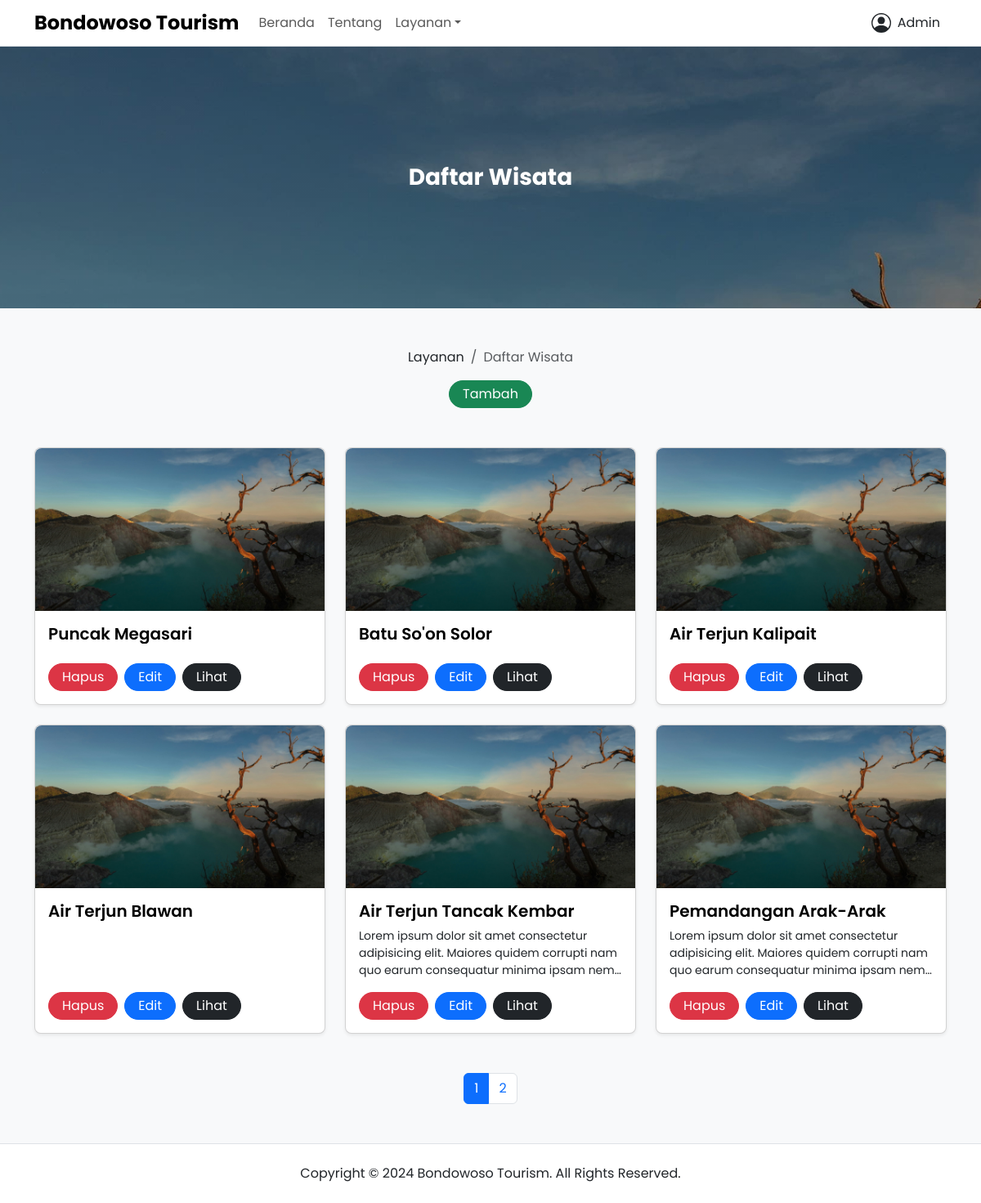
Before: /layanan/daftar-wisata (signed in) with the older database file.
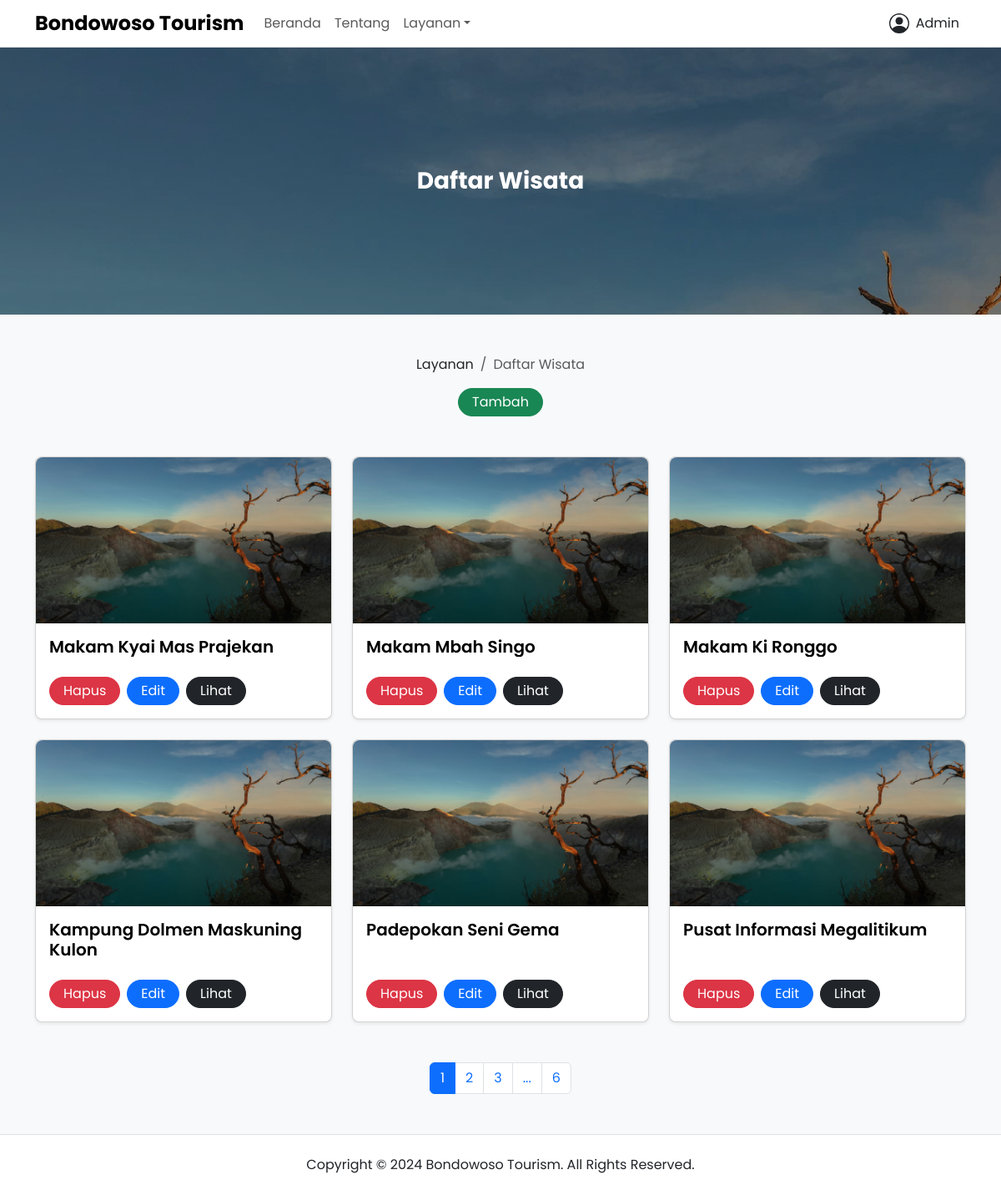
After: the same page with the newer database file.
### app/models.py (models this page shows, shortened)
class TourList(db.Model):
  __tablename__ = "tour_list"
  id = db.Column(db.Integer, primary_key=True)
  name = db.Column(db.String(128), nullable=False)
  ticket = db.Column(db.Integer, nullable=False)
  facility = db.Column(db.Integer, nullable=False)
  infrastructure = db.Column(db.Integer, nullable=False)
  transportation_access = db.Column(db.Integer, nullable=False)
  description = db.Column(db.Text, nullable=True)
  image = db.Column(db.String(20), nullable=False, default="default.jpg")
  posted_date = db.Column(db.DateTime, nullable=False, default=datetime.now)
  updated_date = db.Column(db.DateTime, onupdate=datetime.now, default=datetime.now)
  user_id = db.Column(db.Integer, db.ForeignKey("user.id"), nullable=False)
  tour_type_id = db.Column(db.Integer, db.ForeignKey("tour_type.id"), nullable=False)
  tour_type = db.relationship("TourType", back_populates="tour_list")
  distances = db.relationship("TourDistance", backref="tour_list", lazy=True) # relationship to distances

### app/views/public.py (the view)
@public_app.route("/layanan/daftar-wisata", methods=["GET", "POST"])
@login_required
def tour_list():
  page = request.args.get("page", 1, type=int)
  datas = TourList.query.order_by(TourList.posted_date.desc()).paginate(page=page, per_page=6)
  return render_template("public/services/tour_list/tour-list.html", title="Daftar Wisata - Bondowoso Tourism", datas=datas)

### app/models.py (called while the page is built)
@login_manager.user_loader
def load_user(user_id):
  return User.query.get(int(user_id))

### app/templates/public/services/tour_list/tour-list.html (shortened to what this page needs)
{% extends 'components/public/base.html' %} {% set active_page = 'tour_list' %} {% block content %}
<div class="banner d-flex bg-hero h-20rem">
  <div class="container my-auto">
    <div class="row justify-content-center align-items-center">
      <div class="col-lg-10">
        <div class="text-white text-center">
          <h2 class="fw-bold fs-3 title-clamp-2 mb-0">Daftar Wisata</h2>
        </div>
      </div>
    </div>
  </div>
</div>
<div class="page-wrapper bg-body-tertiary">
  <div class="container">
    <div class="row justify-content-center align-items-center pt-5">
      <div class="col-lg-10">
        <div class="d-flex flex-column row-gap-3">
          <nav aria-label="breadcrumb">
            <ol class="breadcrumb justify-content-center align-items-center mb-0">
              <li class="breadcrumb-item"><a class="link-dark link-offset-2 link-underline-opacity-0 link-underline-opacity-100-hover" href="{{ url_for('public_app.services') }}">Layanan</a></li>
              <li class="breadcrumb-item active" aria-current="page">Daftar Wisata</li>
            </ol>
          </nav>
          {% if current_user.role == "admin" %}
          <div class="text-center">
            <a class="btn btn-success rounded-5 py-1 px-3" href="{{ url_for('public_app.create_tour_list') }}" role="button">Tambah</a>
          </div>
          {% endif %}
        </div>
      </div>
    </div>
    {% if datas.total > 0 %}
    <div class="row justify-content-start align-items-center row-gap-4 overflow-hidden py-5">
      {% for data in datas %}
      <div class="col-lg-4 d-flex align-self-stretch">
        <div class="card shadow-sm rounded-3" style="width: 100% !important">
          <div class="ratio ratio-16x9 rounded-top-3 overflow-hidden">
            <img src="{{ url_for('static', filename='media/uploads/tour_list/' + data.image) }}" class="ratio-content card-img-top pe-none" style="object-fit: cover; transform: translate3d(0, 0, 1px)" alt="{{ data.name }}" />
          </div>
          <div class="card-body d-flex flex-column justify-content-between row-gap-3">
            <div class="d-flex flex-column row-gap-2">
              <h6 class="fw-semibold fs-5 text-body-emphasis text-clamp-2 mb-0">{{ data.name }}</h6>
              <p class="small text-clamp-3 mb-0">{{ data.description }}</p>
            </div>
            <div class="d-flex flex-row justify-content-start column-gap-2">
              {% if current_user.role == "admin" %}
              <a class="btn btn-danger rounded-5 py-1 px-3" href="#" role="button" data-bs-toggle="modal" data-bs-target="#deleteDataModal{{ data.id }}">Hapus</a>
              <a class="btn btn-primary rounded-5 py-1 px-3" href="{{ url_for('public_app.update_tour_list', id=data.id) }}" role="button">Edit</a>
              {% endif %}
              <a class="btn btn-dark rounded-5 py-1 px-3" href="{{ url_for('public_app.tour_list_detail', id=data.id) }}" role="button">Lihat</a>
            </div>
          </div>
        </div>
      </div>
      {% endfor %}
    </div>
    <div class="row pb-5">
      <div class="col-lg-12">
        <nav>
          <ul class="pagination justify-content-center align-items-center mb-0">
            {% for page_num in datas.iter_pages(left_edge=1, right_edge=1, left_current=1, right_current=2) %} {% if page_num %} {% if datas.page == page_num %}
            <li class="page-item active" aria-current="page">
              <span class="page-link">{{ page_num }}</span>
            </li>
            {% else %}
            <li class="page-item">
              <a class="page-link" href="{{ url_for('public_app.tour_list', page=page_num) }}">{{ page_num }}</a>
            </li>
            {% endif %} {% else %}
            <li class="page-item">
              <span class="page-link">...</span>
            </li>
            {% endif %} {% endfor %}
          </ul>
        </nav>
      </div>
    </div>
    {% endif %}
  </div>
</div>
{% endblock %}

Changed rows visible on the page:
no longer on this page (row unchanged): TourList: image (placeholder picture), name "Puncak Megasari"
no longer on this page (row unchanged): TourList: image (placeholder picture), name "Batu So'on Solor"
no longer on this page (row unchanged): TourList: image (placeholder picture), name "Air Terjun Kalipait"
no longer on this page (row unchanged): TourList: image (placeholder picture), name "Air Terjun Blawan"
no longer on this page (row unchanged): TourList: image (placeholder picture), name "Air Terjun Tancak Kembar", description "Lorem ipsum dolor sit amet consectetur adipisicing elit. Maiores quidem corrupti nam quo earum consequatur minima ipsam…"
no longer on this page (row unchanged): TourList: image (placeholder picture), name "Pemandangan Arak-Arak", description "Lorem ipsum dolor sit amet consectetur adipisicing elit. Maiores quidem corrupti nam quo earum consequatur minima ipsam…"
added TourList: image (placeholder picture), name "Makam Kyai Mas Prajekan"
added TourList: image (placeholder picture), name "Makam Mbah Singo"
added TourList: image (placeholder picture), name "Makam Ki Ronggo"
added TourList: image (placeholder picture), name "Kampung Dolmen Maskuning Kulon"
added TourList: image (placeholder picture), name "Padepokan Seni Gema"
added TourList: image (placeholder picture), name "Pusat Informasi Megalitikum"
Other visible differences:
new list line: "3"
new list line: "6"
